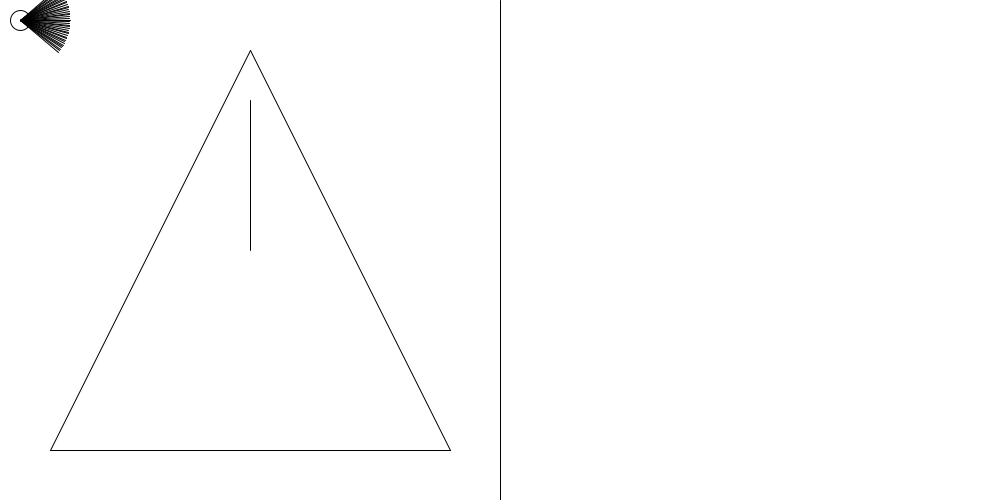
Frame 1 (no input)
Frame 60 (the mouse pressed at the canvas centre just before this capture): identical to frame 1, image omitted
Frame 120 (the mouse held since frame 60 and released just before this capture): identical to frame 1, image omitted

The Processing sketch that drew this single still picture (run headless with seeded random() and noise(); from frame 60 on, the mouse is pressed at the canvas centre):

// Processing sketch: dev1
// ── dev1.pde
Player p1;

int[][] map = {{250, 50, 50, 450}, {50, 450, 450, 450},
               {450, 450, 250, 50}, {250, 100, 250, 250}, {-1}};

void setup(){
  size(1000, 500);
  background(255);
  frameRate(20);
  p1 = new Player(20, 20, 0);
}

void draw(){
  background(255);
  line(500, 0, 500,500);
  draw_2d_map();
  p1.draw_player();
  
}




void draw_2d_map(){
  int i = 0;
  while(map[i][0] != -1){
    line(map[i][0], map[i][1], map[i][2], map[i][3]);
    i++;
  }
}


class Player {
  int x, y, angle;
  
  Player(int pos_x, int pos_y, int pos_angle){
    x = pos_x;
    y = pos_y;
    angle = pos_angle;
  }
  
  void draw_player(){
    ellipse(x, y, 20, 20);
    for (int i = -40; i < 42; i += 2){
      line(x, y, 50*cos(radians(angle+i))+x, 50*sin(radians(angle+i))+y);
      hit_judg(i);
    }
  }
  
  void hit_judg(int i){
    int j = 0;
    while(map[j][0] != -1){
      float px1 = 10*cos(radians(angle+i))+x, py1 = 10*sin(radians(angle+1))+y, px2 = 50*cos(radians(angle+i))+x, py2 = 50*sin(radians(angle+i))+y;
      float wx1 = map[j][0], wy1 = map[j][1], wx2 = map[j][2], wy2 = map[j][3];
      float wt = (wy2 - wy1) / (wx2 - wx1);
      float pt = (py2 - py1) / (px2 - px1);
      float hit_x = (wt*wx2 - pt*px2 - wy2 + py2) / (wt - pt);
      float hit_y = wt * (hit_x - wx2) + wy2;
      
      //println(wt, pt, hit_x, hit_y);
      int line_width = 5;
      if(wx2 == wx1 || px2 == px1){
        if(wx2 == wx1){
          hit_x = wx2;
          hit_y = pt * (hit_x - px2) + py2;
          if(hit_x <= max(round(px1), round(px2)) && hit_x >= min(round(px1), round(px2)) &&
             hit_y <= max(round(wy1), round(wy2)) && hit_y >= min(round(wy1), round(wy2))){
               ellipse((int)hit_x, (int)hit_y, 5, 5);
               float hit_point_length = dist(px1, py1, hit_x, hit_y) * abs(cos(radians(i)));
               println(hit_point_length);
               strokeWeight(line_width);
               line(750+(10*i/2), (250-(250*(1-hit_point_length/50))-10), 750+(10*i/2), (250+(250*(1-hit_point_length/50))+10));
               strokeWeight(1);
             }
        }
        else{
          hit_x = px2;
          hit_y = wt * (hit_x - wx2) + wy2;
          if(hit_x <= max(round(wx1), round(wx2)) && hit_x >= min(round(wx1), round(wx2)) &&
             hit_y <= max(round(py1), round(py2)) && hit_y >= min(round(py1), round(py2))){
               ellipse((int)hit_x, (int)hit_y, 5, 5);
               float hit_point_length = dist(px1, py1, hit_x, hit_y) * abs(cos(radians(i)));
               println(hit_point_length);
               strokeWeight(line_width);
               line(750+(10*i/2), (250-(250*(1-hit_point_length/50))-10), 750+(10*i/2), (250+(250*(1-hit_point_length/50))+10));
               strokeWeight(1);
             }
        }
      }
      else if(hit_x <= max(round(px1), round(px2)) && hit_x >= min(round(px1), round(px2)) &&
         hit_x <= max(round(wx1), round(wx2)) && hit_x >= min(round(wx1), round(wx2))){
           ellipse((int)hit_x, (int)hit_y, 5, 5);
           float hit_point_length = dist(px1, py1, hit_x, hit_y) * abs(cos(radians(i)));
           println(hit_point_length);
           strokeWeight(line_width);
           line(750+(10*i/2), (250-(250*(1-hit_point_length/50))-10), 750+(10*i/2), (250+(250*(1-hit_point_length/50))+10));
           strokeWeight(1);
       }
       j++;
    }
  }
  
  void move(int key_num){
    // 1=w 2=a 3=s 4=d 5=→ 6=←
    switch(key_num){
      case 1:
        x += 5 * cos(radians(angle));
        y += 5 * sin(radians(angle));
        break;
      case 2:
        x += 5 * sin(radians(angle));
        y += 5 * -cos(radians(angle));
        break;
      case 3:
        x += 5 * -cos(radians(angle));
        y += 5 * -sin(radians(angle));
        break;
      case 4:
        x += 5 * -sin(radians(angle));
        y += 5 * cos(radians(angle));
        break;
      case 5:
        angle += 5;
        break;
      case 6:
        angle -= 5;
        break;
      default:
        break;
    }
  }
}


void keyPressed(){
  switch(key){
   case 'w':
     p1.move(1);
     break;
   case 'a':
     p1.move(2);
     break;
   case 's':
     p1.move(3);
     break;
   case 'd':
     p1.move(4);
     break;
   case CODED:
     switch(keyCode){
       case RIGHT:
         p1.move(5);
         break;
       case LEFT:
         p1.move(6);
         break;
       default:
         break;
     }
   default:
     break;
  }
  
}
